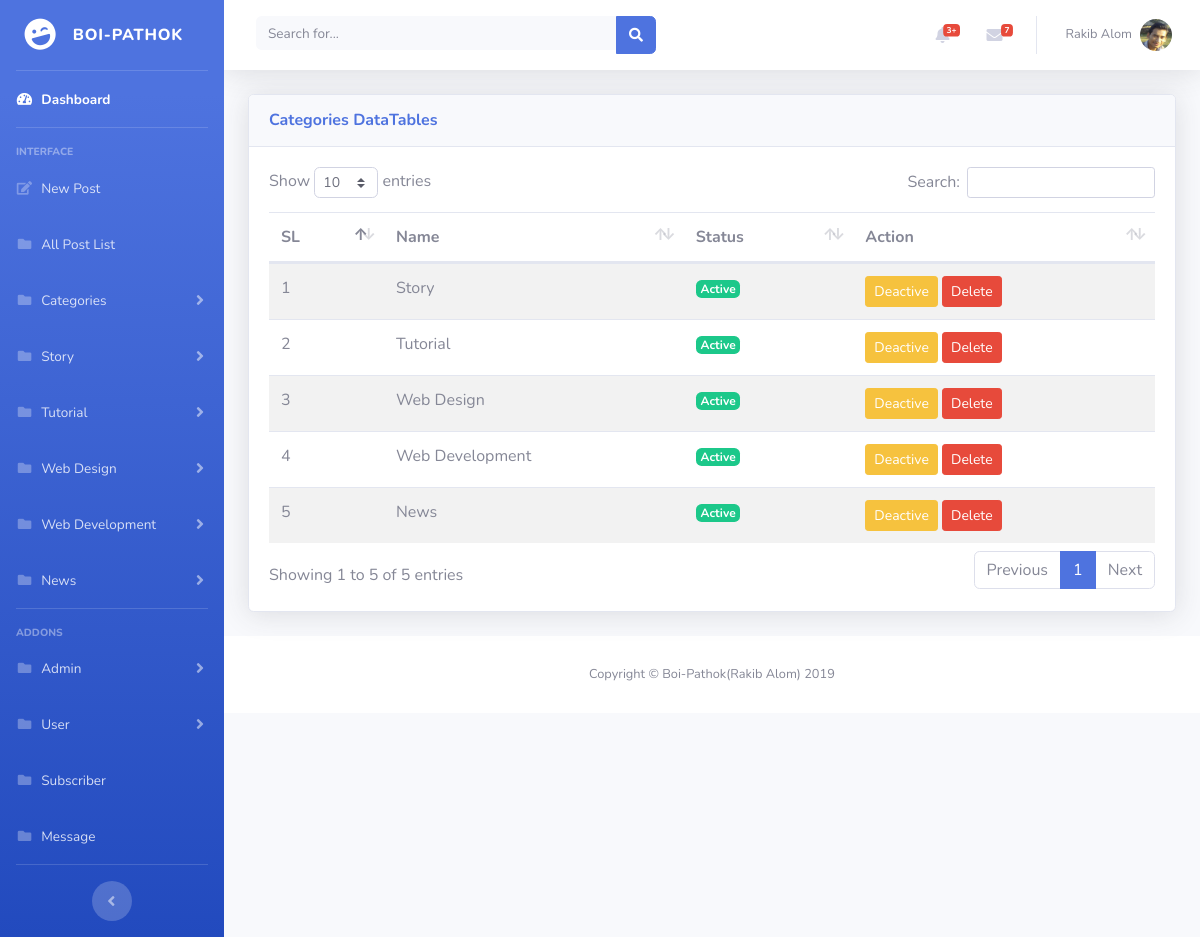
The app's page /adminpanel/admin/categories_list.php (signed in) with its own data.
### tables this page shows
CREATE TABLE `categories` (
  `cate_id` int(11) NOT NULL,
  `cate_name` varchar(50) NOT NULL,
  `cate_status` int(11) NOT NULL DEFAULT '1'
);

### adminpanel/admin/categories_list.php (the view, shortened to what this page needs)
<?php
	include('../include/admin_header.php');
	include('../include/dbcon.php');
	$count = 1;
	$sql = "SELECT * FROM categories";
	$run = mysqli_query($con,$sql);
?>
  <div id="wrapper">
        <div class="container-fluid">
          <div class="card shadow mb-4">
            <div class="card-header py-3">
              <h6 class="m-0 font-weight-bold text-primary">Categories DataTables</h6>
            </div>
            <div class="card-body">
              <div class="table-responsive">
                <table class="table table-striped" id="dataTable" width="100%" cellspacing="0">
                 	<thead>
	                    <tr>
	                      	<th>SL</th>
	                      	<th>Name</th>
	                      	<th>Status</th>
	                      	<th>Action</th>
	                    </tr>
                 	</thead>
                 	<tbody>
                 	<?php while($result = mysqli_fetch_assoc($run)) { ?>
	                    <tr>
	                    	<td><?php echo $count++; ?></td>
	                    	<td><?php echo $result['cate_name']; ?></td>
	                    	<td>
	                    		<?php
	                    			if ($result['cate_status'] == 1) {
	                    				?>
	                    				<span class="badge badge-success">Active</span>
	                    				<?php
	                    			}else{
	                    			?>
	                    				<span class="badge badge-danger">Deactive</span>
	                    			<?php
	                    		}
	                    		 ?>
	                    	</td>
	                    	<td>
	                    		<?php
	                    			if ($result['cate_status'] == 1) {
	                    				?>
	                    				<form action="" method="POST">
	                    					<button class="btn btn-warning btn-sm" name="deactive">Deactive</button>
	                    					<button class="btn btn-danger btn-sm" name="delete">Delete</button>
	                    				</form>
	                    				<?php
	                    			}
	                    		 ?>
	                    	</td>
	                    </tr>
	                <?php } ?>
                 	</tbody>
                </table>
              </div>
            </div>
          </div>
        </div>
      </div>
		<?php
	include('../include/admin_footer.php');
?>

### adminpanel/include/admin_header.php (shortened to what this page needs)
<?php
    include ('dbcon.php');
    $email = $_SESSION['email'];
    $sql11 = "SELECT * FROM admin WHERE admin_email = '$email'";
    $run11 = mysqli_query($con,$sql11);
    $result11 = mysqli_fetch_assoc($run11);
 ?>
<!DOCTYPE html>
<html lang="en">
<head>
  <link href="../vendor/fontawesome-free/css/all.min.css" rel="stylesheet" type="text/css">
  <link href="../css/sb-admin-2.css" rel="stylesheet">
  <link href="../vendor/datatables/dataTables.bootstrap4.min.css" rel="stylesheet">
</head>
<body id="page-top">
  <div id="wrapper">
    <ul class="navbar-nav bg-gradient-primary sidebar sidebar-dark accordion" id="accordionSidebar">
      <a class="sidebar-brand d-flex align-items-center justify-content-center" href="index.php">
        <div class="sidebar-brand-icon rotate-n-15">
          <i class="fas fa-laugh-wink"></i>
        </div>
        <div class="sidebar-brand-text mx-3">Boi-Pathok</div>
      </a>
      <hr class="sidebar-divider my-0">
      <li class="nav-item active">
        <a class="nav-link" href="../admin/index.php">
          <i class="fas fa-fw fa-tachometer-alt"></i>
          <span>Dashboard</span></a>
      </li>
      <hr class="sidebar-divider">
      <div class="sidebar-heading">
        Interface
      </div>
      <li class="nav-item">
        <a class="nav-link" href="../admin/post.php">
          <i class="fas fa-fw fa-edit"></i>
          <span>New Post</span></a>
      </li>
      <li class="nav-item">
        <a class="nav-link" href="../admin/post_list.php">
          <i class="fas fa-fw fa-folder"></i>
          <span>All Post List</span></a>
      </li>
      <li class="nav-item">
        <a class="nav-link collapsed" href="#" data-toggle="collapse" data-target="#categoriesNav" aria-expanded="true" aria-controls="collapsePages">
          <i class="fas fa-fw fa-folder"></i>
          <span>Categories</span>
        </a>
      </li>
    <?php
      include ('dbcon.php');
      $sql = "SELECT * FROM categories WHERE cate_status = '1'";
      $run = mysqli_query($con,$sql);
      while($result = mysqli_fetch_assoc($run)) {
     ?>
      <li class="nav-item" value="<?php echo $result['cate_id']; ?>">
        <a class="nav-link collapsed" href="#" data-toggle="collapse" data-target="#navID<?php echo $result['cate_id']; ?>" aria-expanded="true" aria-controls="collapsePages">
          <i class="fas fa-fw fa-folder"></i>
          <span><?php echo $result['cate_name']; ?></span>
        </a>
      </li>
    <?php } ?>
      <hr class="sidebar-divider">
      <div class="sidebar-heading">
        Addons
      </div>
      <li class="nav-item">
        <a class="nav-link collapsed" href="#" data-toggle="collapse" data-target="#adminNav" aria-expanded="true" aria-controls="collapsePages">
          <i class="fas fa-fw fa-folder"></i>
          <span>Admin</span>
        </a>
      </li>
      <li class="nav-item">
        <a class="nav-link collapsed" href="#" data-toggle="collapse" data-target="#userNav" aria-expanded="true" aria-controls="collapsePages">
          <i class="fas fa-fw fa-folder"></i>
          <span>User</span>
        </a>
      </li>
      <li class="nav-item">
        <a class="nav-link" href="../admin/subscribe.php">
          <i class="fas fa-fw fa-folder"></i>
          <span>Subscriber</span></a>
      </li>
      <li class="nav-item">
        <a class="nav-link" href="../admin/contact.php">
          <i class="fas fa-fw fa-folder"></i>
          <span>Message</span></a>
      </li>
      <hr class="sidebar-divider d-none d-md-block">
      <div class="text-center d-none d-md-inline">
        <button class="rounded-circle border-0" id="sidebarToggle"></button>
      </div>
    </ul>
    <div id="content-wrapper" class="d-flex flex-column">
      <div id="content">
        <nav class="navbar navbar-expand navbar-light bg-white topbar mb-4 static-top shadow">
          <form class="d-none d-sm-inline-block form-inline mr-auto ml-md-3 my-2 my-md-0 mw-100 navbar-search">
            <div class="input-group">
              <input type="text" class="form-control bg-light border-0 small" placeholder="Search for..." aria-label="Search" aria-describedby="basic-addon2">
              <div class="input-group-append">
                <button class="btn btn-primary" type="button">
                  <i class="fas fa-search fa-sm"></i>
                </button>
              </div>
            </div>
          </form>
          <ul class="navbar-nav ml-auto">
            <li class="nav-item dropdown no-arrow mx-1">
              <a class="nav-link dropdown-toggle" href="#" id="alertsDropdown" role="button" data-toggle="dropdown" aria-haspopup="true" aria-expanded="false">
                <i class="fas fa-bell fa-fw"></i>
                <span class="badge badge-danger badge-counter">3+</span>
              </a>
            </li>
            <li class="nav-item dropdown no-arrow mx-1">
              <a class="nav-link dropdown-toggle" href="#" id="messagesDropdown" role="button" data-toggle="dropdown" aria-haspopup="true" aria-expanded="false">
                <i class="fas fa-envelope fa-fw"></i>
                <span class="badge badge-danger badge-counter">7</span>
              </a>
            </li>
            <li class="nav-item dropdown no-arrow">
              <a class="nav-link dropdown-toggle" href="#" id="userDropdown" role="button" data-toggle="dropdown" aria-haspopup="true" aria-expanded="false">
                <span class="mr-2 d-none d-lg-inline text-gray-600 small"><?php echo $result11['admin_name']; ?></span>
                <img class="img-profile rounded-circle" src="../img/admin/<?php echo $result11['admin_image']; ?>">
              </a>
            </li>
          </ul>
        </nav>

### records on screen
categories: $result['cate_id'] 8 (drawn), cate_name "Story", cate_status "Active"
categories: $result['cate_id'] 9 (drawn), cate_name "Tutorial", cate_status "Active"
categories: $result['cate_id'] 10 (drawn), cate_name "Web Design", cate_status "Active"
categories: $result['cate_id'] 11 (drawn), cate_name "Web Development", cate_status "Active"
categories: $result['cate_id'] 12 (drawn), cate_name "News", cate_status "Active"

### other values on screen
$result11['admin_name'] "Rakib Alom"
